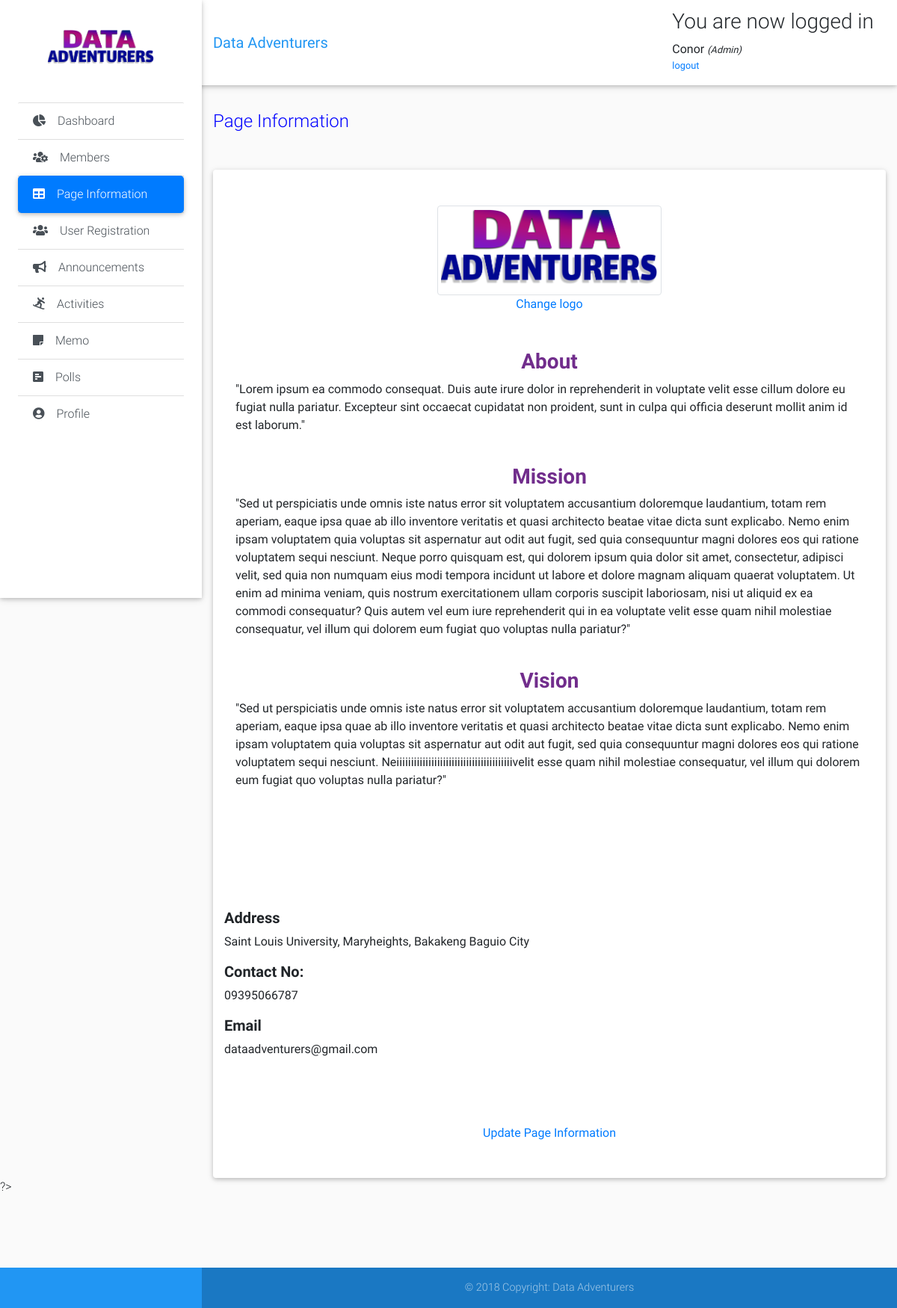
/admin-modules/page-information.php (signed in), run on the app's committed database.
### tables this page shows
CREATE TABLE IF NOT EXISTS `page_info` (
  `id` int(11) NOT NULL AUTO_INCREMENT,
  `about` varchar(1000) NOT NULL,
  `mission` varchar(1000) NOT NULL,
  `vision` varchar(1000) NOT NULL,
  `address` varchar(250) NOT NULL,
  `contact` varchar(250) NOT NULL,
  `email` varchar(250) NOT NULL,
  `image` varchar(1000) NOT NULL,
  PRIMARY KEY (`id`)
);

### admin-modules/page-information.php (the view, shortened to what this page needs)
<?php
include "header.php";
 ?>
      <div class="list-group list-group-flush">
        <a href="dashboard.php" class="list-group-item list-group-item-action waves-effect">
          <i class="fas fa-chart-pie mr-3"></i>Dashboard</a>
        <a href="members.php" class="list-group-item list-group-item-action waves-effect">
          <i class="fas fa-users-cog mr-3"></i>Members</a>
        <a href="page-information.php" class="list-group-item list-group-item active waves-effect">
          <i class="fas fa-table mr-3"></i>Page Information</a>
        <a href="user-registration.php" class="list-group-item list-group-item-action waves-effect">
          <i class="fas fa-users mr-3"></i>User Registration</a>
        <a href="announcements.php" class="list-group-item list-group-item-action waves-effect">
          <i class="fas fa-bullhorn mr-3"></i>Announcements</a>
        <a href="activities.php" class="list-group-item list-group-item-action waves-effect">
          <i class="fas fa-snowboarding mr-3"></i>Activities</a>
        <a href="memo.php" class="list-group-item list-group-item-action waves-effect">
          <i class="fas fa-sticky-note mr-3"></i>Memo</a>
        <a href="polls.php" class="list-group-item list-group-item-action waves-effect">
          <i class="fas fa-poll-h mr-3"></i>Polls</a>
        <a href="profile.php" class="list-group-item list-group-item-action waves-effect">
          <i class="fas fa-user-circle mr-3"></i>Profile</a>
      </div>
<main class="pt-5 mx-lg-6">
  <div class="container-fluid mt-5">
    <div class="page-title">
      <br>
      <br>
        <h4 class="mb-2 mb-sm-0 pt-1">
          <span>Page Information</span>
        </h4>
    </div>
      <div class="card">
        <br>
        <br>
    <div class="container">
      <?php
            $result=mysqli_query($link, "select * from page_info");
            $row=mysqli_fetch_array($result);
            ?>
    <div class="form-sec">
      <div class="text-center">
        <img src=" <?php echo $row['image']; ?>" height="300" width="300" class="avatar img-thumbnail" alt="avatar">
        <br>
          <a href="update-page-information.php">Change logo</a>
      </div>
      <br>
      <br>
<?php
        echo "<div class='form-group'>";
        echo "<div class='text-center'>";
        echo "<h3 style='color: #712d8c; font-weight: bold';> About</h3>";
        echo "</div>";
        echo "<div class='container'>";
        echo $row["about"];
        echo "</div>";
        echo "</div>";
        echo "<br>";
        echo "<div class='form-group'>";
        echo "<div class='text-center'>";
        echo "<h3 style='color: #712d8c; font-weight: bold';>Mission</h3>";
        echo "</div>";
        echo "<div class='container'>";
        echo  $row["mission"];
        echo "</div>";
        echo "</div>";
        echo "<br>";
        echo "<div class='form-group'>";
        echo "<div class='text-center'>";
        echo "<h3 style='color: #712d8c; font-weight: bold';> Vision</h3>";
        echo "</div>";
        echo "<div class='container'>";
        echo  $row["vision"];
        echo "</div>";
        echo "</div>";
        echo "<br>";
        echo "<br>";
        echo "<br>";
        echo "<br>";
        echo "<br>";
        echo "<br>";
        echo "<div class='form-group'>";
        echo "<h5 style='font-weight: bold';>Address</h5>";
        echo  $row["address"];
        echo "</div>";
    	  echo "<div class='form-group'>";
        echo "<h5 style='font-weight: bold';>Contact No:</h5>";
        echo  $row["contact"];
        echo "</div>";
    	  echo "<div class='form-group'>";
        echo "<h5 style='font-weight: bold';>Email</h5>";
        echo  $row["email"];
        echo "</div>";
        echo "<br>";
        echo "<br>";
        echo "<br>";
?>
      <div class="text-center">
        <a href="update-page-information.php">Update Page Information</a>
        <br>
        <br>
        <br>
      </div>
      </div>
    </div>
  </div>
</main>
?>
  <?php
  include "footer.php";
  ?>

### admin-modules/header.php (shortened to what this page needs)
<?php
include "connection.php";
 ?>
<!DOCTYPE html>
<html lang="en">
<head>
  <link rel="stylesheet" href="https://stackpath.bootstrapcdn.com/bootstrap/4.3.1/css/bootstrap.min.css">
  <link rel="stylesheet" type="text/css" href="https://cdn.datatables.net/v/bs4/dt-1.10.20/datatables.min.css"/>
  <link rel="stylesheet" href="https://use.fontawesome.com/releases/v5.11.2/css/all.css">
  <link href="../css/bootstrap.min.css" rel="stylesheet">
  <link href="../css/mdb.min.css" rel="stylesheet">
  <link href="../css/style.min.css" rel="stylesheet">
  <link href="../css/style.css" rel="stylesheet">
  <body class="grey lighten-5">
    <header>
      <nav class="navbar fixed-top navbar-expand-lg navbar-light white scrolling-navbar">
        <div class="container-fluid">
          <a class="navbar-brand waves-effect" href="page-information.php" target="_blank">
            <strong class="blue-text">Data Adventurers</strong>
          </a>
          <div class="collapse navbar-collapse" id="navbarSupportedContent">
            <div class="content">
              <?php if (isset($_SESSION['success'])) : ?>
                <div class="error success" >
                  <h3>
                    <?php
                    echo $_SESSION['success'];
                    ?>
                  </h3>
                </div>
              <?php endif ?>
              <div class="profile_info">
                <div>
                  <?php  if (isset($_SESSION['user'])) : ?>
                    <strong>
                      <?php echo
                      $_SESSION['user']['first_name'];
                      ?>
                    </strong>
                    <small>
                      <i>(<?php echo ucfirst($_SESSION['user']['role']); ?>)</i>
                      <br>
                      <ul class="navbar-nav nav-flex-icons">
                        <li class="nav-item">
                          <a href="header.php?logout='1'">logout</a>
                        </li>
                      </ul>
                    </small>
                  <?php endif ?>
                </div>
              </div>
            </div>
          </div>
        </div>
      </nav>
      <div class="sidebar-fixed position-fixed">
        <?php
              $result=mysqli_query($link, "select * from page_info");
              $row=mysqli_fetch_array($result);
              ?>
        <a class="logo-wrapper waves-effect">
          <img src=" <?php echo $row['image']; ?>" class="img-fluid" height="200" width="200" alt="">
        </a>
</head>

### css/style.css (style rules this page uses)
* { padding: 0; margin: 0; }
html { position: relative; min-height: 100%; }
body { margin-bottom: 150px; }
.page-title { margin-bottom: 50px; color: blue; }

### data on the page
page_info: image (picture), about "\"Lorem ipsum ea commodo consequat. Duis aute irure dolor in reprehenderit in voluptate velit esse cillum dolore eu fugiat nulla pariatur. Excepteur sint occaecat cupidatat non proident, sunt in culpa qui officia deserunt mollit anim id est laborum.\"", mission "\"Sed ut perspiciatis unde omnis iste natus error sit voluptatem accusantium doloremque laudantium, totam rem aperiam, eaque ipsa quae ab illo inventore veritatis et quasi architecto beatae vitae dicta sunt explicabo. Nemo enim ipsam voluptatem quia voluptas sit aspernatur aut odit aut fugit, sed quia consequuntur magni dolores eos qui ratione voluptatem sequi nesciunt. Neque porro quisquam est, qui dolorem ipsum quia dolor sit amet, consectetur, adipisci velit, sed quia non numquam eius modi tempora incidunt ut labore et dolore magnam aliquam quaerat voluptatem. Ut enim ad minima veniam, quis nostrum exercitationem ullam corporis suscipit laboriosam, nisi ut aliquid ex ea commodi…", vision "\"Sed ut perspiciatis unde omnis iste natus error sit voluptatem accusantium doloremque laudantium, totam rem aperiam, eaque ipsa quae ab illo inventore veritatis et quasi architecto beatae vitae dicta sunt explicabo. Nemo enim ipsam voluptatem quia voluptas sit aspernatur aut odit aut fugit, sed quia consequuntur magni dolores eos qui ratione voluptatem sequi nesciunt. Neiiiiiiiiiiiiiiiiiiiiiiiiiiiiiiiiiiiiiiiivelit esse quam nihil molestiae consequatur, vel illum qui dolorem eum fugiat quo voluptas nulla pariatur?\"", address "Saint Louis University, Maryheights, Bakakeng Baguio City", contact "09395066787", email "dataadventurers@gmail.com"

### other printed values
$_SESSION['success'] "You are now logged in"
$_SESSION['user']['first_name'] "Conor"
$_SESSION['user']['role'] "Admin"
